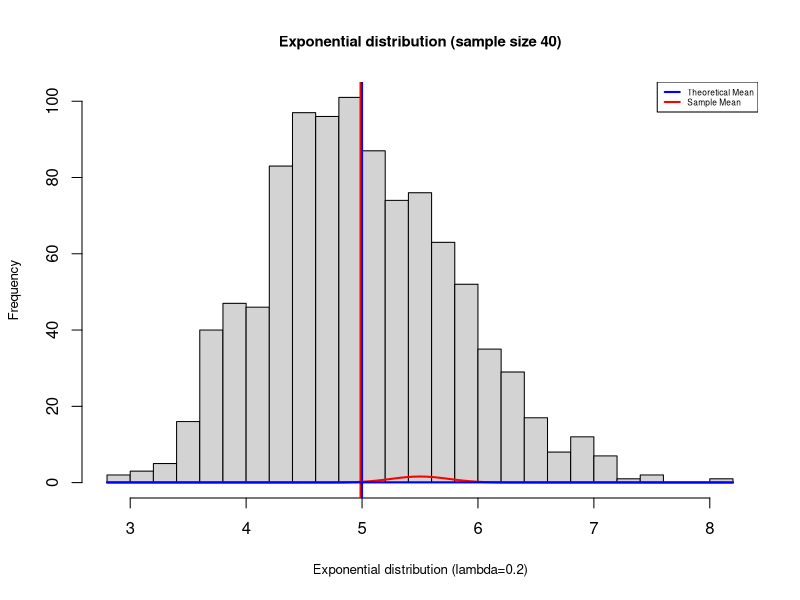

This figure's R source: (Note: this script raises an error after producing the figure.)
## ---- chunk 1
run.simulations <- function (nexp = 40, lambda = 0.2, nsim = 1000) {
  v <- vector()
  for (i in 1 : nsim) v[i] <- mean(rexp(nexp, lambda))
  return(v)
  }
set.seed(1000)
dat <- run.simulations()
## ---- chunk 2
figure <- function(x, breaks, main=main, xlab=xlab, nexp=40) {
  par(cex.main=0.9, cex.lab=0.8)
  hist(x, breaks=breaks, main=main, xlab="Exponential distribution (lambda=0.2)")
  abline(v = mean(x), col="red", lwd=2)
  abline(v = 1/0.2, col="blue", lwd=2)
  #lines(density(ms), col="red", lwd=2)
  #curve(dnorm(x, d.mean, d.sd/sqrt(ss)), min(ms), max(ms), col="purple", add=T, lty=2, lwd=3)
  curve(dnorm(x, mean(x), sd(x)/sqrt(nexp)), col="red", lwd=2, add=TRUE)
  curve(dnorm(x, mean=5, sd=5), col="blue", lwd=2, add=TRUE)
  #rug(quantile(dat), col=2, lwd=2)
  legend("topright", c("Theoretical Mean", "Sample Mean"),
    col=c("blue", "red"), lty=c(1, 1), lwd=c(2, 2), cex=0.5)
  }

figure(dat, breaks=20, main="Exponential distribution (sample size 40)")
## ---- chunk 3
lambda <- 0.2
mean.theoretical <- 1/lambda
mean.sample <- mean(dat)
## ---- chunk 4
variance.theoretical <- ((1/lambda)^2)/nexp
variance.sample <- var(dat)
## ---- chunk 5
par(mfrow=c(1, 2))
figure(dat, 20, main="Sample size 40")
dat2 <- run.simulations(nexp=1000); figure(dat2, 20, main="Sample size 1000")
## ---- chunk 6
par(mfrow=c(1, 2),  mar=c(1, 1, 1, 1), cex.main=0.9, cex.lab=0.8)
qqnorm(dat, main = "QQ-Plot (sample size 40)", xlab = "Theoretical Quantiles",
  ylab = "Sample Quantiles", plot.it = TRUE, datax = FALSE)
qqline(dat, col="red")
qqnorm(dat2, main = "QQ-Plot (sample size 1000)", xlab = "Theoretical Quantiles",
  ylab = "Sample Quantiles", plot.it = TRUE, datax = FALSE)
qqline(dat2, col="blue")
